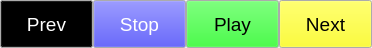
<?xml version="1.0" encoding="UTF-8"?>
<ui version="4.0">
 <class>WAudioPlayer</class>
 <widget class="QWidget" name="WAudioPlayer">
  <property name="geometry">
   <rect>
    <x>0</x>
    <y>0</y>
    <width>372</width>
    <height>48</height>
   </rect>
  </property>
  <property name="sizePolicy">
   <sizepolicy hsizetype="Preferred" vsizetype="Fixed">
    <horstretch>0</horstretch>
    <verstretch>0</verstretch>
   </sizepolicy>
  </property>
  <property name="minimumSize">
   <size>
    <width>0</width>
    <height>48</height>
   </size>
  </property>
  <property name="maximumSize">
   <size>
    <width>16777215</width>
    <height>48</height>
   </size>
  </property>
  <property name="windowTitle">
   <string>Form</string>
  </property>
  <layout class="QHBoxLayout" name="horizontalLayout">
   <property name="spacing">
    <number>0</number>
   </property>
   <property name="leftMargin">
    <number>0</number>
   </property>
   <property name="topMargin">
    <number>0</number>
   </property>
   <property name="rightMargin">
    <number>0</number>
   </property>
   <property name="bottomMargin">
    <number>0</number>
   </property>
   <item>
    <widget class="QPushButton" name="previousButton">
     <property name="minimumSize">
      <size>
       <width>0</width>
       <height>48</height>
      </size>
     </property>
     <property name="maximumSize">
      <size>
       <width>16777215</width>
       <height>48</height>
      </size>
     </property>
     <property name="palette">
      <palette>
       <active>
        <colorrole role="Button">
         <brush brushstyle="SolidPattern">
          <color alpha="255">
           <red>0</red>
           <green>0</green>
           <blue>0</blue>
          </color>
         </brush>
        </colorrole>
        <colorrole role="ButtonText">
         <brush brushstyle="SolidPattern">
          <color alpha="255">
           <red>255</red>
           <green>255</green>
           <blue>255</blue>
          </color>
         </brush>
        </colorrole>
       </active>
       <inactive>
        <colorrole role="Button">
         <brush brushstyle="SolidPattern">
          <color alpha="255">
           <red>0</red>
           <green>0</green>
           <blue>0</blue>
          </color>
         </brush>
        </colorrole>
        <colorrole role="ButtonText">
         <brush brushstyle="SolidPattern">
          <color alpha="255">
           <red>255</red>
           <green>255</green>
           <blue>255</blue>
          </color>
         </brush>
        </colorrole>
       </inactive>
       <disabled>
        <colorrole role="Button">
         <brush brushstyle="SolidPattern">
          <color alpha="255">
           <red>0</red>
           <green>0</green>
           <blue>0</blue>
          </color>
         </brush>
        </colorrole>
        <colorrole role="ButtonText">
         <brush brushstyle="SolidPattern">
          <color alpha="255">
           <red>106</red>
           <green>104</green>
           <blue>100</blue>
          </color>
         </brush>
        </colorrole>
       </disabled>
      </palette>
     </property>
     <property name="font">
      <font>
       <pointsize>14</pointsize>
      </font>
     </property>
     <property name="text">
      <string>Prev</string>
     </property>
    </widget>
   </item>
   <item>
    <widget class="QPushButton" name="stopButton">
     <property name="minimumSize">
      <size>
       <width>0</width>
       <height>48</height>
      </size>
     </property>
     <property name="maximumSize">
      <size>
       <width>16777215</width>
       <height>48</height>
      </size>
     </property>
     <property name="palette">
      <palette>
       <active>
        <colorrole role="Button">
         <brush brushstyle="SolidPattern">
          <color alpha="255">
           <red>0</red>
           <green>0</green>
           <blue>255</blue>
          </color>
         </brush>
        </colorrole>
        <colorrole role="ButtonText">
         <brush brushstyle="SolidPattern">
          <color alpha="255">
           <red>255</red>
           <green>255</green>
           <blue>255</blue>
          </color>
         </brush>
        </colorrole>
       </active>
       <inactive>
        <colorrole role="Button">
         <brush brushstyle="SolidPattern">
          <color alpha="255">
           <red>0</red>
           <green>0</green>
           <blue>255</blue>
          </color>
         </brush>
        </colorrole>
        <colorrole role="ButtonText">
         <brush brushstyle="SolidPattern">
          <color alpha="255">
           <red>255</red>
           <green>255</green>
           <blue>255</blue>
          </color>
         </brush>
        </colorrole>
       </inactive>
       <disabled>
        <colorrole role="Button">
         <brush brushstyle="SolidPattern">
          <color alpha="255">
           <red>0</red>
           <green>0</green>
           <blue>255</blue>
          </color>
         </brush>
        </colorrole>
        <colorrole role="ButtonText">
         <brush brushstyle="SolidPattern">
          <color alpha="255">
           <red>106</red>
           <green>104</green>
           <blue>100</blue>
          </color>
         </brush>
        </colorrole>
       </disabled>
      </palette>
     </property>
     <property name="font">
      <font>
       <pointsize>14</pointsize>
      </font>
     </property>
     <property name="text">
      <string>Stop</string>
     </property>
    </widget>
   </item>
   <item>
    <widget class="QPushButton" name="playButton">
     <property name="minimumSize">
      <size>
       <width>0</width>
       <height>48</height>
      </size>
     </property>
     <property name="maximumSize">
      <size>
       <width>16777215</width>
       <height>48</height>
      </size>
     </property>
     <property name="palette">
      <palette>
       <active>
        <colorrole role="Button">
         <brush brushstyle="SolidPattern">
          <color alpha="255">
           <red>0</red>
           <green>255</green>
           <blue>0</blue>
          </color>
         </brush>
        </colorrole>
       </active>
       <inactive>
        <colorrole role="Button">
         <brush brushstyle="SolidPattern">
          <color alpha="255">
           <red>0</red>
           <green>255</green>
           <blue>0</blue>
          </color>
         </brush>
        </colorrole>
       </inactive>
       <disabled>
        <colorrole role="Button">
         <brush brushstyle="SolidPattern">
          <color alpha="255">
           <red>0</red>
           <green>255</green>
           <blue>0</blue>
          </color>
         </brush>
        </colorrole>
       </disabled>
      </palette>
     </property>
     <property name="font">
      <font>
       <pointsize>14</pointsize>
      </font>
     </property>
     <property name="text">
      <string>Play</string>
     </property>
    </widget>
   </item>
   <item>
    <widget class="QPushButton" name="nextButton">
     <property name="minimumSize">
      <size>
       <width>0</width>
       <height>48</height>
      </size>
     </property>
     <property name="maximumSize">
      <size>
       <width>16777215</width>
       <height>48</height>
      </size>
     </property>
     <property name="palette">
      <palette>
       <active>
        <colorrole role="Button">
         <brush brushstyle="SolidPattern">
          <color alpha="255">
           <red>255</red>
           <green>255</green>
           <blue>0</blue>
          </color>
         </brush>
        </colorrole>
       </active>
       <inactive>
        <colorrole role="Button">
         <brush brushstyle="SolidPattern">
          <color alpha="255">
           <red>255</red>
           <green>255</green>
           <blue>0</blue>
          </color>
         </brush>
        </colorrole>
       </inactive>
       <disabled>
        <colorrole role="Button">
         <brush brushstyle="SolidPattern">
          <color alpha="255">
           <red>255</red>
           <green>255</green>
           <blue>0</blue>
          </color>
         </brush>
        </colorrole>
       </disabled>
      </palette>
     </property>
     <property name="font">
      <font>
       <pointsize>14</pointsize>
      </font>
     </property>
     <property name="text">
      <string>Next</string>
     </property>
    </widget>
   </item>
  </layout>
 </widget>
 <tabstops>
  <tabstop>previousButton</tabstop>
  <tabstop>stopButton</tabstop>
  <tabstop>playButton</tabstop>
  <tabstop>nextButton</tabstop>
 </tabstops>
 <resources/>
 <connections/>
</ui>
